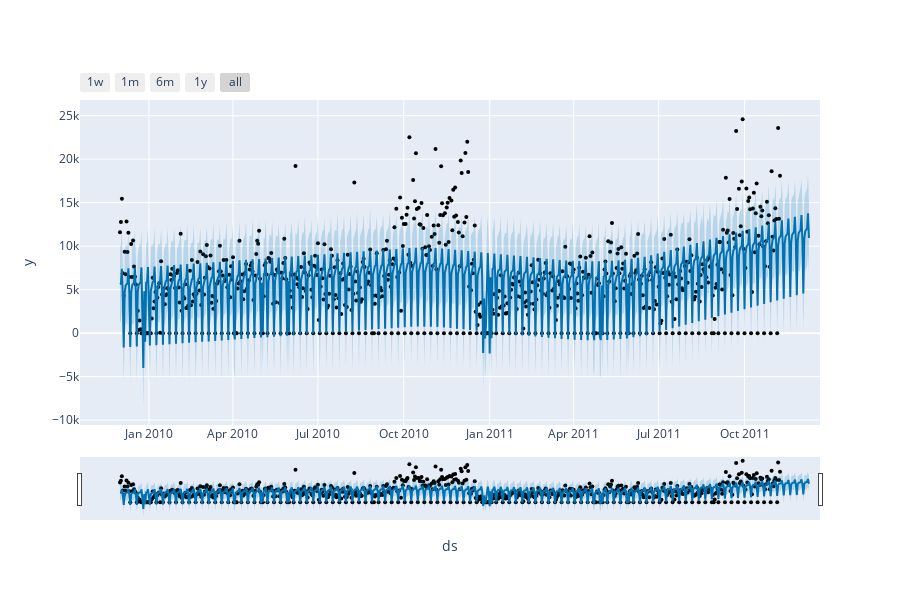

Here is the notebook cell this chart was saved with:
### Code cell
from prophet.plot import plot_plotly, plot_components_plotly
plot_plotly(m, forecast)

### Figure 1 — Plotly figure (JSON) as saved in the notebook; plotly's stock layout.template omitted (floating-point values rounded to 4 significant figures; data arrays with more than 128 entries replaced by an {"elided": "..."} marker saying what was removed)
{"data": [{"marker": {"color": "black", "size": 4}, "mode": "markers", "name": "Actual", "type": "scatter", "x": {"elided": "708 str values"}, "y": {"elided": "708 float values"}}, {"hoverinfo": "skip", "line": {"width": 0}, "mode": "lines", "type": "scatter", "x": {"elided": "739 str values"}, "y": {"elided": "739 float values"}}, {"fill": "tonexty", "fillcolor": "rgba(0, 114, 178, 0.2)", "line": {"color": "#0072B2", "width": 2}, "mode": "lines", "name": "Predicted", "type": "scatter", "x": {"elided": "739 str values"}, "y": {"elided": "739 float values"}}, {"fill": "tonexty", "fillcolor": "rgba(0, 114, 178, 0.2)", "hoverinfo": "skip", "line": {"width": 0}, "mode": "lines", "type": "scatter", "x": {"elided": "739 str values"}, "y": {"elided": "739 float values"}}], "layout": {"height": 600, "showlegend": false, "width": 900, "xaxis": {"rangeselector": {"buttons": [{"count": 7, "label": "1w", "step": "day", "stepmode": "backward"}, {"count": 1, "label": "1m", "step": "month", "stepmode": "backward"}, {"count": 6, "label": "6m", "step": "month", "stepmode": "backward"}, {"count": 1, "label": "1y", "step": "year", "stepmode": "backward"}, {"step": "all"}]}, "rangeslider": {"visible": true}, "title": {"text": "ds"}, "type": "date"}, "yaxis": {"title": {"text": "y"}}}}
